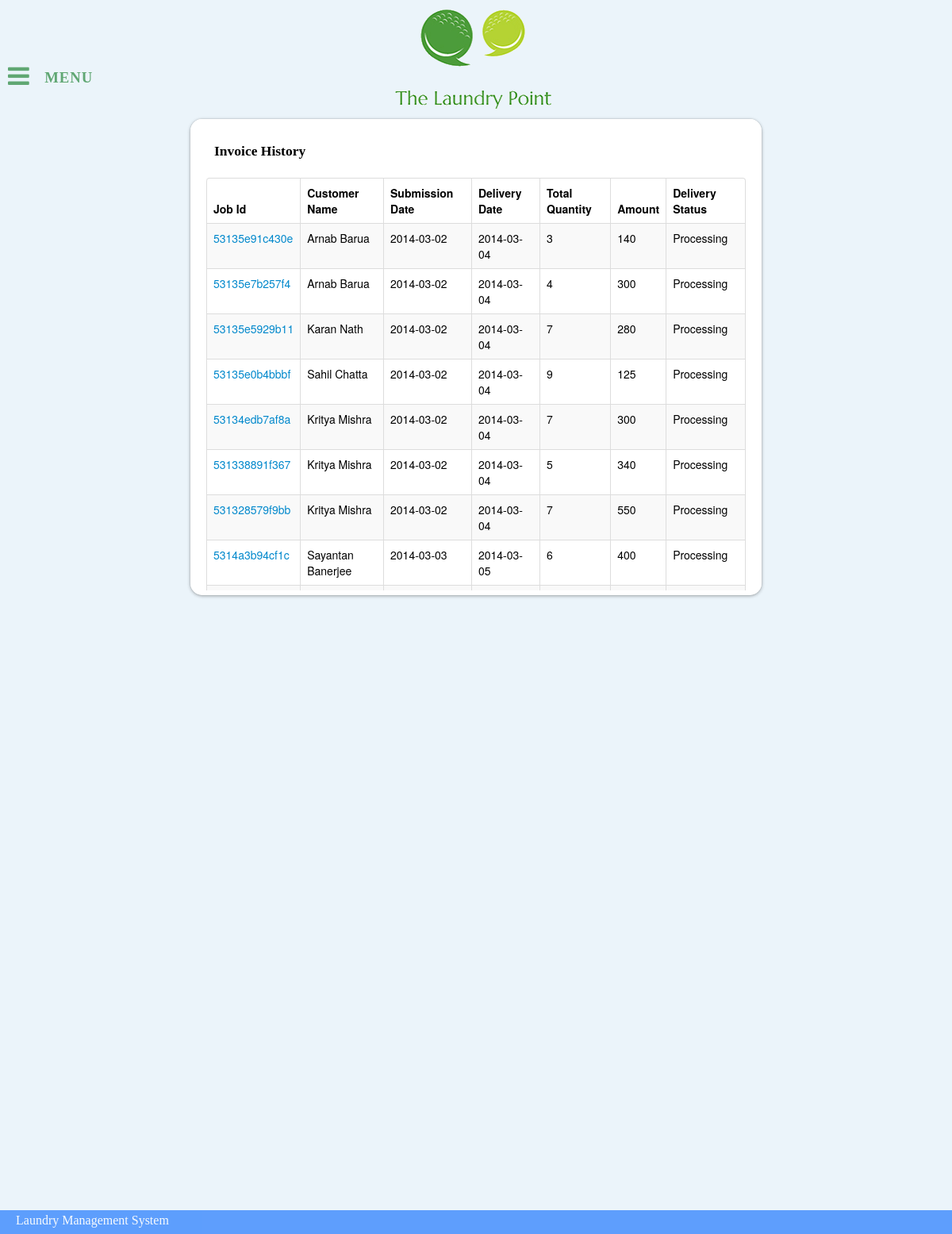
Page /invoice.php (signed in) on the committed database.
### tables this page shows
CREATE TABLE IF NOT EXISTS `job_order` (
  `id` varchar(20) NOT NULL,
  `user_id` int(11) NOT NULL,
  `client_id` int(11) NOT NULL,
  `submission_date` date NOT NULL,
  `expected_delivery_date` date NOT NULL,
  `total_quantity` int(11) NOT NULL,
  `amount` double NOT NULL,
  `delivery_status` int(11) NOT NULL,
  PRIMARY KEY (`id`),
  UNIQUE KEY `id_UNIQUE` (`id`),
  KEY `userId_idx` (`user_id`),
  KEY `client_id` (`client_id`),
  KEY `client_id_2` (`client_id`)
);

CREATE TABLE IF NOT EXISTS `clients` (
  `id` int(11) NOT NULL AUTO_INCREMENT,
  `fullname` varchar(20) NOT NULL,
  `contact_no` varchar(20) NOT NULL,
  `reg_date` date NOT NULL,
  `sex` int(2) NOT NULL,
  `age_range` int(3) NOT NULL,
  PRIMARY KEY (`id`)
);

### src/invoice.php (the view, shortened to what this page needs)
<!DOCTYPE html>
<?php
$query=mysql_query("SELECT * FROM job_order ORDER BY delivery_status asc, submission_date asc");
?>
<html lang="en">
    <head>
        <link rel="stylesheet" type="text/css" href="css/index.css" />
        <link rel="stylesheet" type="text/css" href="css/font-awesome.min.css" />
        <link rel="stylesheet" type="text/css" href="css/bootstrap.css">
    </head>
    <body>
    	<div id="header">
        </div>
        <div class="container">
            <div class="content">
               <nav class="dr-menu">
						<div class="dr-trigger"><span id="dr-icon" class="fa fa-bars"></span><a class="dr-label">Menu</a></div>
					</nav>
            </div>
        <div id="block">
               <h4>Invoice History</h4>
               <div id="insideblock">
			<table class="table table-striped table-bordered table-hover">
				<thead>
					<tr>
						<th>Job Id</th>
						<th>Customer Name</th>
						<th>Submission Date</th>
						<th>Delivery Date</th>
                        <th>Total Quantity</th>
						<th>Amount</th>
						<th>Delivery Status</th>
					</tr>
				</thead>
				<tbody>
                <?php
                      while ($row = mysql_fetch_array($query)) {
						  echo "<tr>";
						  echo '<td><a href="showinvoice.php?invoiceid='.$row[0].'">'.$row[0].'</a></td>';
						  $clientnamerow = mysql_fetch_array(mysql_query("SELECT fullname FROM clients WHERE id='$row[2]'"));
						  echo "<td>$clientnamerow[0]</td>";
						  echo "<td>$row[3]</td>";
						  echo "<td>$row[4]</td>";
						  echo "<td>$row[5]</td>";
						  echo "<td>$row[6]</td>";
						  if($row[7] == 0)
						     echo "<td>Processing</td>";
						  elseif($row[7] == 1)
						     echo "<td>Ready</td>";
						  else
						     echo "<td>Delivered</td>";
						  echo "</tr>";
                      }
                ?>
				</tbody>
			</table>
        </div>
        </div>
        </div>
        <div id="footer"> <p id="leftContent">Laundry Management System</p>
        </div>
    </body>
</html>

### src/css/index.css (style rules this page uses)
body { background-color:#EBF4FA; height:100%; margin: 0px; }
#header { background:url('../images/logo.png'); background-repeat:no-repeat; margin-top:0; margin-right:auto; margin-bottom:0; margin-left:auto; width:220px; height:140px; }
#insideblock { overflow:scroll; min-height:340px; margin: 20px; }
h4 { margin-left: 30px; margin-top: 30px; }
.content { position:absolute; margin-top:-110px; float:left; }
#block { float:right !important; width:60%; background-color:white !important; border-radius:15px; -webkit-box-shadow: 0 1px 4px rgba(0,0,0,.33),0 0 0 1px rgba(46,45,47,.05),inset 0 1px 0 #fff,inset 0 0 0 1px rgba(255,255,255,.5); box-shadow: 0 1px 4px rgba(0,0,0,.33), 0 0 0 1px rgba(46,45,47,.05),inset 0 1px 0 #fff,inset 0 0 0 1px rgba(255,255,255,.5); margin-left:20%; margin-right:20%; margin-top:10px; }
#footer { background-color:#06F; opacity:0.6; clear: both; z-index: 10; height: 30px; margin-top:20px; width:100%; position:absolute; left:0; bottom:0; }
#leftContent { color:#FFF; margin-top:4px; margin-left:20px; }
.dr-menu { width: 100%; max-width: 250px; min-width: 200px; position: relative; font-size: 1.3em; line-height: 2.5; font-weight: 400; color: #fff; padding-top: 2em; }
.dr-menu > div { cursor: pointer; position: absolute; width: 100%; z-index: 100; }
.dr-menu > div #dr-icon { top: 0; left: 0; position: absolute; font-size: 150%; color: #60a773; line-height: 1.6; padding: 0 10px; -webkit-transition: all 0.2s ease; -moz-transition: all 0.2s ease; transition: all 0.2s ease; }
.dr-menu > div #dr-icon:after { content:"\f060"; position: absolute; font-size: 46%; line-height: 3.25; left: -18%; opacity: 0; }
.dr-menu > div .dr-label { padding-left: 3em; position: relative; display: block; color: #60a773; font-size: 0.9em; font-weight: 700; letter-spacing: 1px; text-transform: uppercase; line-height: 2.75; -webkit-transition: all 0.2s ease; -moz-transition: all 0.2s ease; transition: all 0.2s ease; }
#dr-icon:before, #dr-icon:after { position: relative; font-family: 'FontAwesome'; speak: none; font-style: normal; font-weight: normal; font-variant: normal; text-transform: none; -webkit-font-smoothing: antialiased; }
a { text-decoration: none; }

### rows in the picture
job_order: id "53135e91c430e", client.fullname "Arnab Barua", submission_date "2014-03-02", expected_delivery_date "2014-03-04", total_quantity "3", amount "140", delivery_status "Processing"
job_order: id "53135e7b257f4", client.fullname "Arnab Barua", submission_date "2014-03-02", expected_delivery_date "2014-03-04", total_quantity "4", amount "300", delivery_status "Processing"
job_order: id "53135e5929b11", client.fullname "Karan Nath", submission_date "2014-03-02", expected_delivery_date "2014-03-04", total_quantity "7", amount "280", delivery_status "Processing"
job_order: id "53135e0b4bbbf", client.fullname "Sahil Chatta", submission_date "2014-03-02", expected_delivery_date "2014-03-04", total_quantity "9", amount "125", delivery_status "Processing"
job_order: id "53134edb7af8a", client.fullname "Kritya Mishra", submission_date "2014-03-02", expected_delivery_date "2014-03-04", total_quantity "7", amount "300", delivery_status "Processing"
job_order: id "531338891f367", client.fullname "Kritya Mishra", submission_date "2014-03-02", expected_delivery_date "2014-03-04", total_quantity "5", amount "340", delivery_status "Processing"
job_order: id "531328579f9bb", client.fullname "Kritya Mishra", submission_date "2014-03-02", expected_delivery_date "2014-03-04", total_quantity "7", amount "550", delivery_status "Processing"
job_order: id "5314a3b94cf1c", client.fullname "Sayantan Banerjee", submission_date "2014-03-03", expected_delivery_date "2014-03-05", total_quantity "6", amount "400", delivery_status "Processing"
